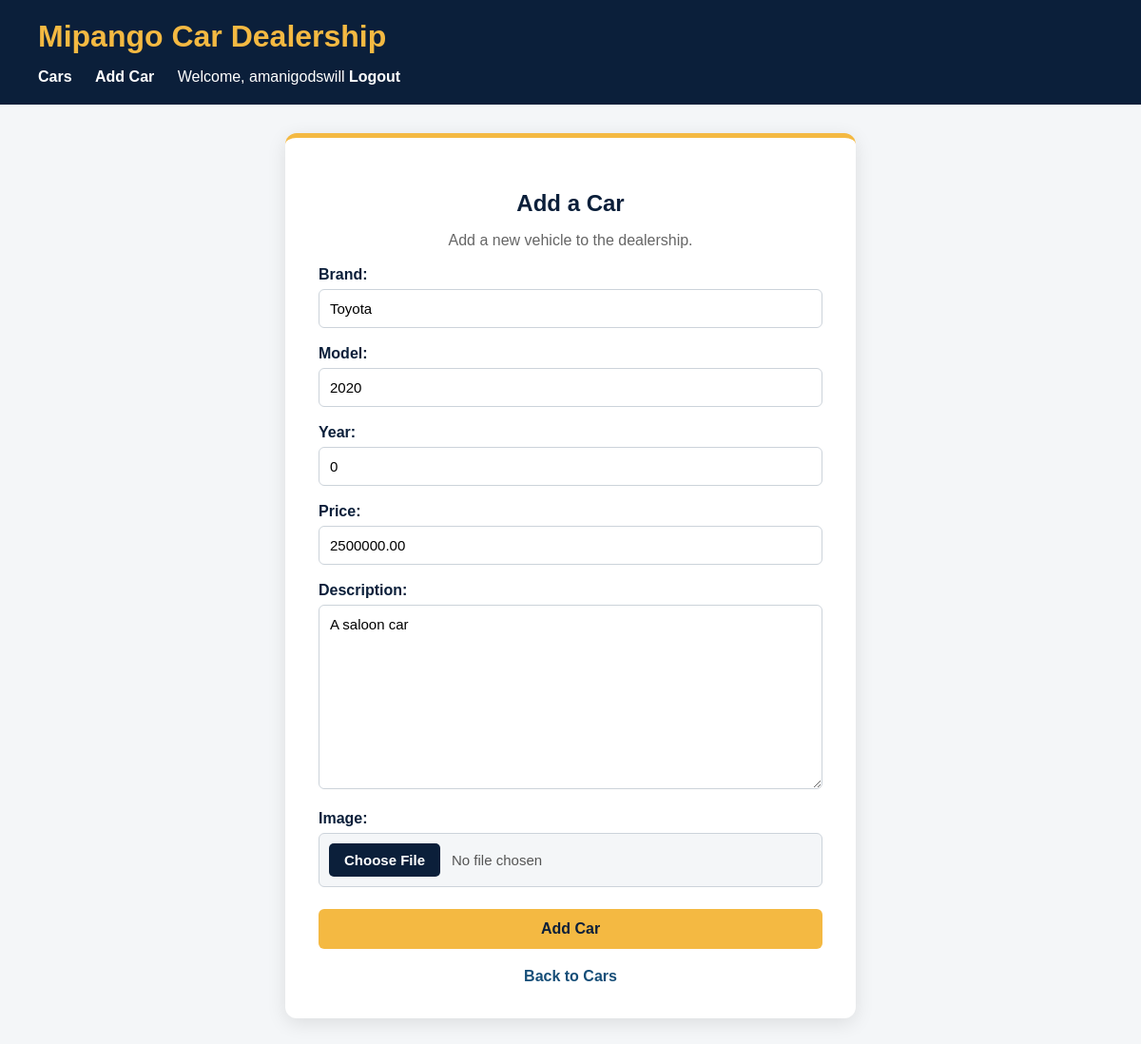
Page /car/1/edit/ (signed in) on the committed database.
### cars/models.py (models this page shows, shortened)
class Car(models.Model):
    brand = models.CharField(max_length=100)
    model = models.CharField(max_length=100)
    year = models.PositiveIntegerField()
    price = models.DecimalField(max_digits=12, decimal_places=2)
    description = models.TextField()
    image = models.ImageField(upload_to='cars/', blank=True, null=True)
    date_added = models.DateTimeField(auto_now_add=True)

### cars/views.py (the view)
# urls.py: path('car/<int:pk>/edit/', views.car_update, name='car_update'),
@login_required
def car_update(request, pk):
    car = get_object_or_404(Car, pk=pk)
    if request.method == 'POST':
        form = CarForm(request.POST, request.FILES, instance=car)
        if form.is_valid():
            form.save()
            return redirect('car_detail', pk=car.pk)
    else:
        form = CarForm(instance=car)
    return render(request, 'cars/car_form.html', {'form': form})

### cars/forms.py
class CarForm(forms.ModelForm):
    class Meta:
        model = Car
        fields = ['brand', 'model', 'year', 'price', 'description', 'image']
        labels = {'image': 'Image',}

### cars/templates/cars/car_form.html (shortened to what this page needs)
{% extends 'cars/base.html' %}
{% block content %}
<div class="form-container">
    <div class="form-card">
        <h2>{% if car %}Edit Car{% else %}Add a Car{% endif %}</h2>
        <p class="form-subtitle">
            {% if car %}
                Update the details of this vehicle.
            {% else %}
                Add a new vehicle to the dealership.
            {% endif %}
        </p>
        <form method="post" enctype="multipart/form-data">
            {{ form.as_p }}
            <button type="submit" class="form-button">
                {% if car %}Update Car{% else %}Add Car{% endif %}
            </button>
        </form>
        <div class="form-link">
            <a href="{% url 'car_list' %}">Back to Cars</a>
        </div>
    </div>
</div>
{% endblock %}

### cars/templates/cars/base.html (shortened to what this page needs)
<!DOCTYPE html>
<html lang="en">
{% load static %}
<head>
    <link rel="stylesheet" type="text/css" href="{% static 'cars/css/styles.css' %}">
</head>
<body>
    <header>
        <h1>Mipango Car Dealership</h1>
        <nav>
            <a href="{% url 'car_list' %}">Cars</a>
            {% if user.is_authenticated %}
                <a href="{% url 'car_create' %}">Add Car</a>
                <span>Welcome, {{ user.username }}</span>
                <form method="post" action="{% url 'logout' %}" style="display: inline;">
                <button type="submit" class="logout-button">Logout</button>
                </form>
                {%else%}
               <a href="{% url 'login' %}">Login</a>
               <a href="{% url 'register' %}">Register</a>
            {% endif %}
        </nav>
    </header>
    <main>
        {% block content %}
        {% endblock %}
    </main>
</body>
</html>

### cars/static/cars/css/styles.css (style rules this page uses)
* { box-sizing: border-box; }
body { margin: 0; font-family: Arial, sans-serif; background-color: #f4f6f8; color: #1f2937; }
header { background-color: #0b1f3a; color: white; padding: 20px 40px; }
header h1 { margin: 0 0 15px; color: #f4b942; }
nav a { color: white; text-decoration: none; margin-right: 20px; font-weight: bold; }
main { max-width: 1100px; margin: 0 auto; padding: 30px 20px; }
.logout-button { background: none; border: none; color: white; font: inherit; font-weight: bold; cursor: pointer; padding: 0; margin: 0 20px 0 0; }
.form-container { min-height: 70vh; display: flex; justify-content: center; align-items: center; }
.form-card { width: 100%; max-width: 600px; background-color: white; padding: 35px; border-radius: 12px; box-shadow: 0 5px 20px rgba(0, 0, 0, 0.1); border-top: 5px solid #f4b942; }
.form-card h2 { text-align: center; color: #0b1f3a; margin-bottom: 10px; }
.form-subtitle { text-align: center; color: #666; margin-bottom: 25px; }
.form-card p { margin-bottom: 18px; }
.form-card label { display: block; color: #0b1f3a; font-weight: bold; margin-bottom: 6px; }
.form-card input, .form-card textarea, .form-card select { width: 100%; padding: 11px; border: 1px solid #ccd3da; border-radius: 6px; font-size: 15px; font-family: Arial, sans-serif; }
.form-card textarea { min-height: 120px; resize: vertical; }
.form-button { width: 100%; padding: 12px; background-color: #f4b942; color: #0b1f3a; border: none; border-radius: 6px; font-weight: bold; font-size: 16px; cursor: pointer; margin-top: 5px; }
.form-link { text-align: center; margin-top: 20px; }
.form-link a { color: #164e78; text-decoration: none; font-weight: bold; }
.form-card input[type="file"] { width: 100%; padding: 10px; background-color: #f4f6f8; border: 1px solid #ccd3da; border-radius: 6px; color: #555; cursor: pointer; }

### rows in the picture
Car: brand "Toyota", model "2020", year "0", price "2500000.00", description "A saloon car"

### other values in the picture
{{ user.username }} "amanigodswill"
